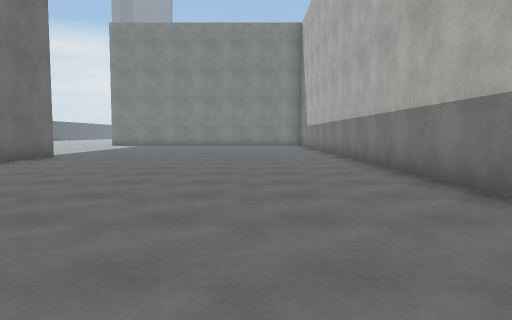
view 1 (above)

24 first-person views from a walk through a 3-D level made in the Unity game engine. The camera is 1.2 m above the floor, tilts 4° down and sees 70° across. The floor is counted in squares, 2 m on a side. Each view is taken from the middle of a square. On the plan, view 1 faces up. The plan holds only what a view shows up to about 10 squares ahead; the rest is blank. The place goes on beyond the plan. The player character is not drawn. Surface patterns are stand-ins for the level's own textures.

view 2
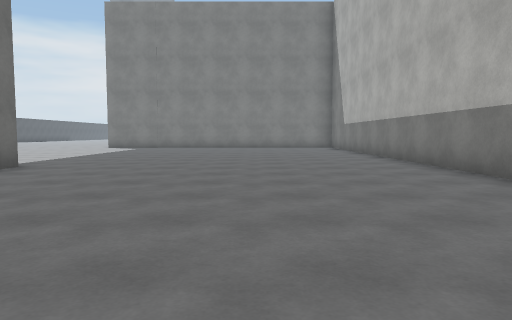

view 3
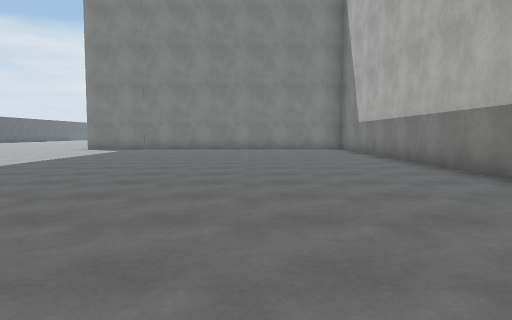

view 4
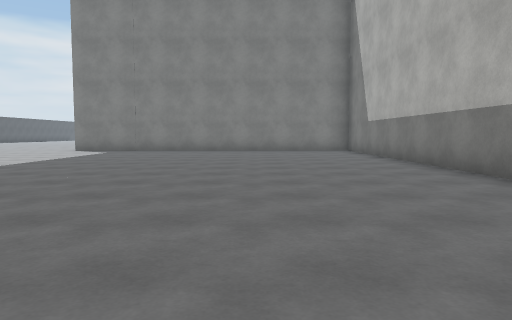

view 5
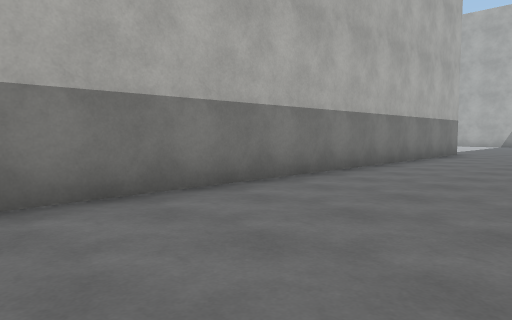

view 6
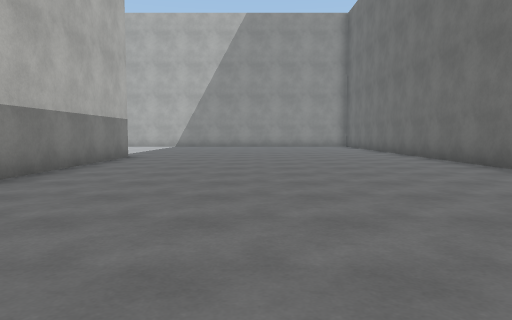

view 7
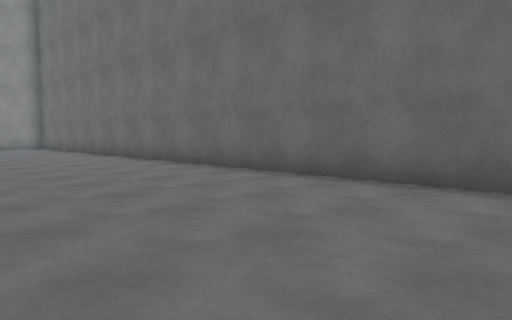

view 8
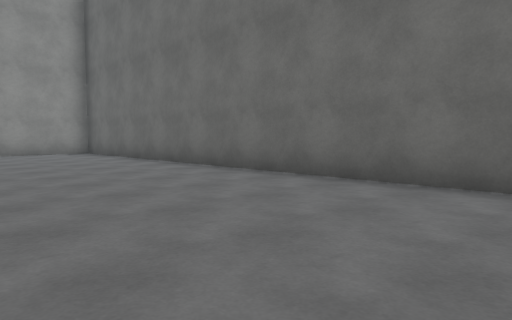

view 9
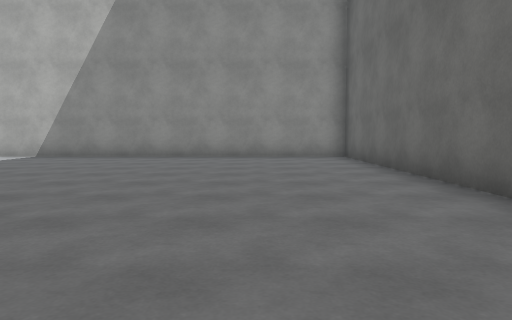

view 10
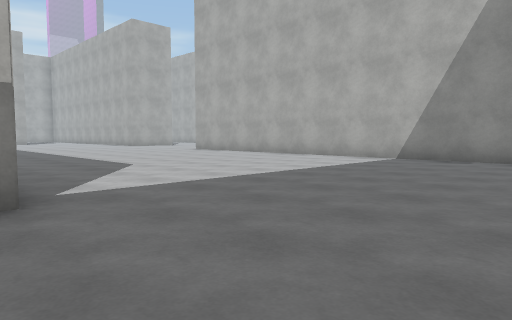

view 11
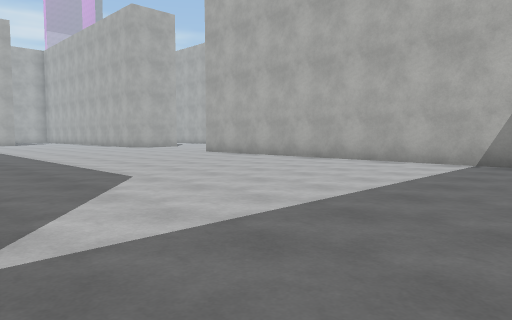

view 12
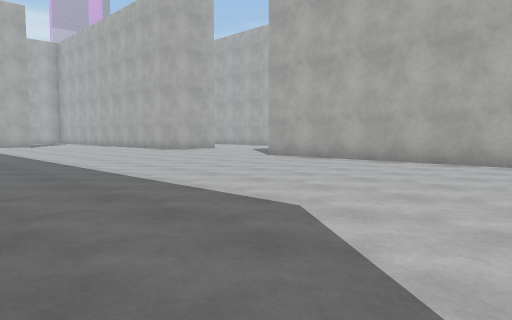

view 13
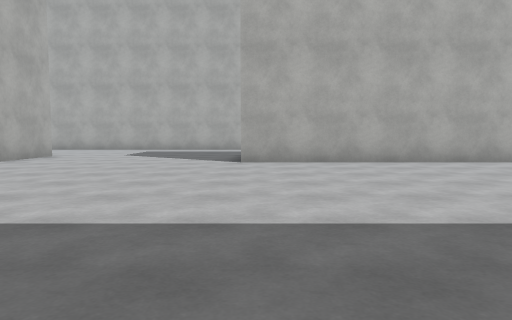

view 14
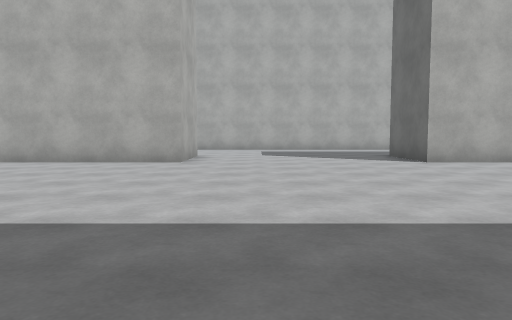

view 15
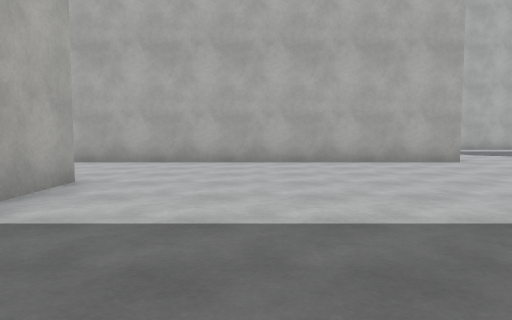

view 16
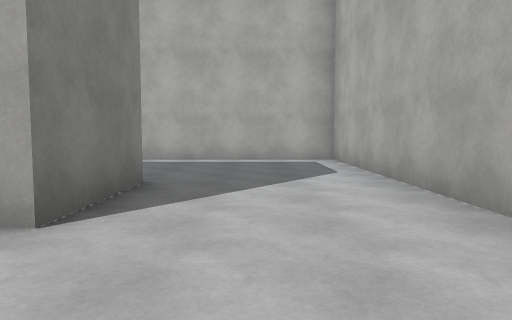

view 17
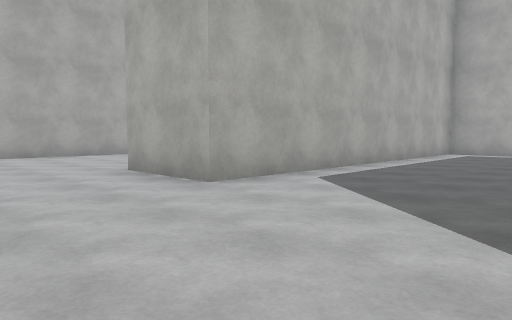

view 18
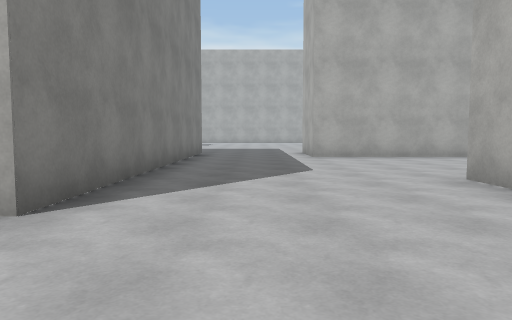

view 19
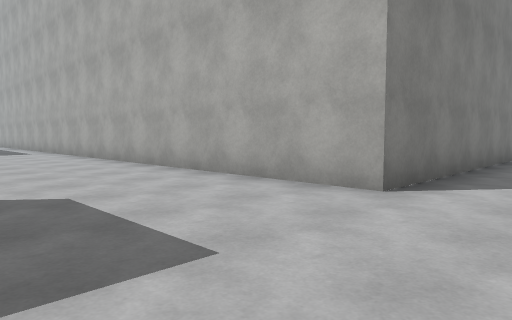

view 20
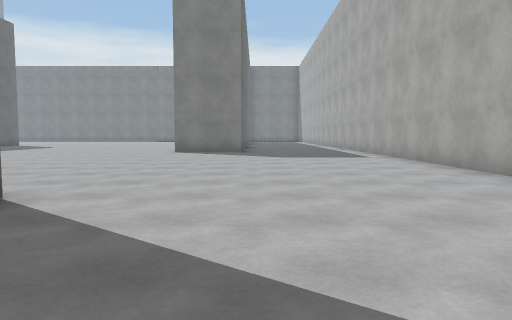

view 21
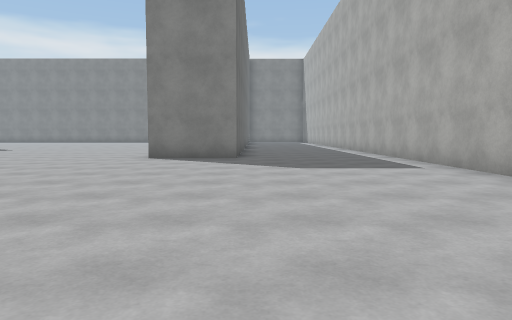

view 22
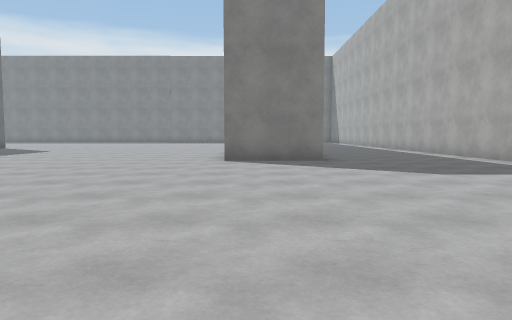

view 23
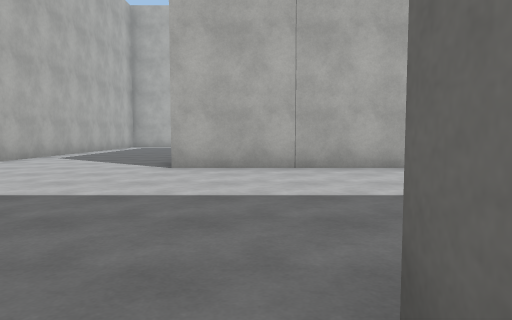

view 24
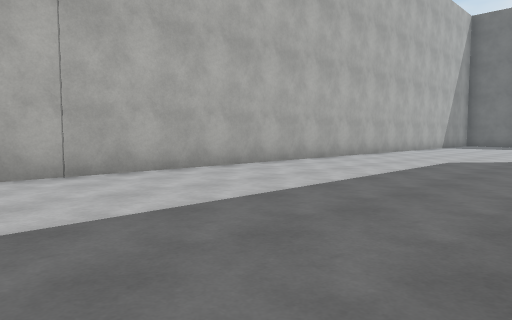

### Floor plan
Points are (right, up) in squares from view 1. A wall is a line through its corners. A room is listed if a view was taken in it or the views show most of it. See-through windows are left out.
Room 1 (views 1, 2, 3, 4, 5, 6, 7, 8, 9, 10, 11, 12, 13, 14, 15, 16)
walls: (2.4, -4.8) (2.4, 16.1); (-5.4, 3.2) (-5.4, -12.8) (11.3, -12.8) (11.3, -15); (-5.4, 9.8) (-5.4, 7.6); (16.6, -15.1) (16.6, -12.8) (22.6, -12.8); (23.3, -9.6) (23.3, -8.2)
ways out: opening at (22.3, -11) to room 2
Room 2 (views 17, 18, 19, 20, 21, 22, 23, 24)
walls: (23.6, 3.6) (23.6, 3.1); (16.2, -2.5) (25.6, -2.5); (25.6, -9.6) (23.3, -9.6); (25.6, 14.2) (23.2, 14.2); (22.6, -12.8) (29.6, -12.8) (29.6, -3.8) (31.9, -3.8); (37, 0.7) (29.6, 0.7) (29.6, 16); (36.6, -6.6) (36.6, -2.5) (37.1, -2.5)
ways out: opening at (22.3, -11) to room 1

Positions as (right, up) in squares from view 1, and headings:
1: (0, 0), facing up
2: (-1, 3), facing up
3: (-1, 5), facing up
4: (-1, 6), facing up
5: (-1, 7), facing down-right
6: (-1, 5), facing down
7: (-1, 4), facing down-left
8: (-1, -1), facing down-left
9: (-3, -3), facing down
10: (-1, -4), facing down-right
11: (1, -5), facing down-right
12: (4, -5), facing down-right
13: (11, -5), facing down
14: (15, -5), facing down
15: (21, -5), facing down
16: (21, -11), facing right
17: (26, -1), facing down-right
18: (27, -1), facing right
19: (26, -1), facing up-right
20: (26, 2), facing up
21: (26, 5), facing up
22: (24, 6), facing up
23: (24, 4), facing down
24: (25, 3), facing down-left
